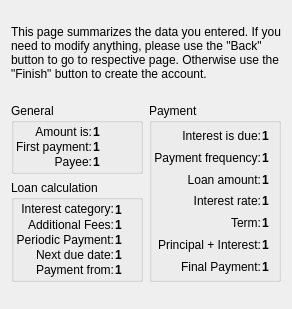
<?xml version="1.0" encoding="UTF-8"?>
<ui version="4.0">
 <class>SummaryWizardPageDecl</class>
 <widget class="QWizardPage" name="SummaryWizardPageDecl">
  <attribute name="title">
    <string>Summary</string>
  </attribute>
  <layout class="QVBoxLayout">
    <property name="margin">
      <number>11</number>
    </property>
    <property name="spacing">
      <number>6</number>
    </property>
    <item>
      <widget class="QLabel" name="TextLabel22_2_2">
        <property name="text">
          <string>
This page summarizes the data you entered. If you need to modify anything, please use the &quot;Back&quot; button to go to respective page. Otherwise use the &quot;Finish&quot; button to create the account.</string>
        </property>
        <property name="alignment">
          <set>Qt::AlignTop</set>
        </property>
        <property name="wordWrap">
          <bool>true</bool>
        </property>
      </widget>
    </item>
    <item>
      <spacer name="Spacer69">
        <property name="sizeHint">
          <size>
            <width>0</width>
            <height>16</height>
          </size>
        </property>
        <property name="sizeType">
          <enum>QSizePolicy::Expanding</enum>
        </property>
        <property name="orientation">
          <enum>Qt::Vertical</enum>
        </property>
      </spacer>
    </item>
    <item>
      <layout class="QHBoxLayout">
        <property name="margin">
          <number>0</number>
        </property>
        <property name="spacing">
          <number>6</number>
        </property>
        <item>
          <layout class="QVBoxLayout">
            <property name="margin">
              <number>0</number>
            </property>
            <property name="spacing">
              <number>6</number>
            </property>
            <item>
              <widget class="QGroupBox" name="GroupBox3">
                <property name="title">
                  <string comment="@title loan general information">General</string>
                </property>
                <layout class="QVBoxLayout">
                  <property name="margin">
                    <number>1</number>
                  </property>
                  <property name="spacing">
                    <number>1</number>
                  </property>
                  <item>
                    <layout class="QGridLayout">
                      <property name="margin">
                        <number>1</number>
                      </property>
                      <property name="spacing">
                        <number>1</number>
                      </property>
                      <item row="2" column="0">
                        <widget class="QLabel" name="TextLabel5_3">
                          <property name="text">
                            <string>Payee:</string>
                          </property>
                          <property name="alignment">
                            <set>Qt::AlignVCenter|Qt::AlignRight</set>
                          </property>
                          <property name="wordWrap">
                            <bool>false</bool>
                          </property>
                        </widget>
                      </item>
                      <item row="0" column="1">
                        <widget class="QLabel" name="m_summaryLoanType">
                          <property name="font">
                            <font>
                              <bold>true</bold>
                            </font>
                          </property>
                          <property name="text">
                            <string>1</string>
                          </property>
                          <property name="textFormat">
                            <enum>Qt::PlainText</enum>
                          </property>
                          <property name="wordWrap">
                            <bool>false</bool>
                          </property>
                        </widget>
                      </item>
                      <item row="2" column="1">
                        <widget class="QLabel" name="m_summaryPayee">
                          <property name="font">
                            <font>
                              <bold>true</bold>
                            </font>
                          </property>
                          <property name="text">
                            <string>1</string>
                          </property>
                          <property name="textFormat">
                            <enum>Qt::PlainText</enum>
                          </property>
                          <property name="wordWrap">
                            <bool>false</bool>
                          </property>
                        </widget>
                      </item>
                      <item row="1" column="0">
                        <widget class="QLabel" name="TextLabel4_4">
                          <property name="text">
                            <string>First payment:</string>
                          </property>
                          <property name="alignment">
                            <set>Qt::AlignVCenter|Qt::AlignRight</set>
                          </property>
                          <property name="wordWrap">
                            <bool>false</bool>
                          </property>
                        </widget>
                      </item>
                      <item row="1" column="1">
                        <widget class="QLabel" name="m_summaryFirstPayment">
                          <property name="font">
                            <font>
                              <bold>true</bold>
                            </font>
                          </property>
                          <property name="text">
                            <string>1</string>
                          </property>
                          <property name="textFormat">
                            <enum>Qt::PlainText</enum>
                          </property>
                          <property name="wordWrap">
                            <bool>false</bool>
                          </property>
                        </widget>
                      </item>
                      <item row="0" column="0">
                        <widget class="QLabel" name="TextLabel3_5">
                          <property name="text">
                            <string>Amount is:</string>
                          </property>
                          <property name="alignment">
                            <set>Qt::AlignVCenter|Qt::AlignRight</set>
                          </property>
                          <property name="wordWrap">
                            <bool>false</bool>
                          </property>
                        </widget>
                      </item>
                    </layout>
                  </item>
                </layout>
              </widget>
            </item>
            <item>
              <widget class="QGroupBox" name="GroupBox2">
                <property name="title">
                  <string>Loan calculation</string>
                </property>
                <layout class="QVBoxLayout">
                  <property name="margin">
                    <number>1</number>
                  </property>
                  <property name="spacing">
                    <number>1</number>
                  </property>
                  <item>
                    <layout class="QGridLayout">
                      <property name="margin">
                        <number>1</number>
                      </property>
                      <property name="spacing">
                        <number>1</number>
                      </property>
                      <item row="3" column="1">
                        <widget class="QLabel" name="m_summaryTotalPeriodicPayment">
                          <property name="font">
                            <font>
                              <bold>true</bold>
                            </font>
                          </property>
                          <property name="text">
                            <string>1</string>
                          </property>
                          <property name="textFormat">
                            <enum>Qt::PlainText</enum>
                          </property>
                          <property name="wordWrap">
                            <bool>false</bool>
                          </property>
                        </widget>
                      </item>
                      <item row="5" column="1">
                        <widget class="QLabel" name="m_summaryPaymentAccount">
                          <property name="font">
                            <font>
                              <bold>true</bold>
                            </font>
                          </property>
                          <property name="text">
                            <string>1</string>
                          </property>
                          <property name="textFormat">
                            <enum>Qt::PlainText</enum>
                          </property>
                          <property name="wordWrap">
                            <bool>false</bool>
                          </property>
                        </widget>
                      </item>
                      <item row="2" column="1">
                        <widget class="QLabel" name="m_summaryAdditionalFees">
                          <property name="font">
                            <font>
                              <bold>true</bold>
                            </font>
                          </property>
                          <property name="text">
                            <string>1</string>
                          </property>
                          <property name="textFormat">
                            <enum>Qt::PlainText</enum>
                          </property>
                          <property name="wordWrap">
                            <bool>false</bool>
                          </property>
                        </widget>
                      </item>
                      <item row="3" column="0">
                        <widget class="QLabel" name="TextLabel15">
                          <property name="text">
                            <string>Periodic Payment:</string>
                          </property>
                          <property name="alignment">
                            <set>Qt::AlignVCenter|Qt::AlignRight</set>
                          </property>
                          <property name="wordWrap">
                            <bool>false</bool>
                          </property>
                        </widget>
                      </item>
                      <item row="1" column="0" rowspan="2" colspan="1">
                        <widget class="QLabel" name="TextLabel14">
                          <property name="text">
                            <string>Additional Fees:</string>
                          </property>
                          <property name="alignment">
                            <set>Qt::AlignVCenter|Qt::AlignRight</set>
                          </property>
                          <property name="wordWrap">
                            <bool>false</bool>
                          </property>
                        </widget>
                      </item>
                      <item row="0" column="0">
                        <widget class="QLabel" name="TextLabel13">
                          <property name="text">
                            <string>Interest category:</string>
                          </property>
                          <property name="alignment">
                            <set>Qt::AlignVCenter|Qt::AlignRight</set>
                          </property>
                          <property name="wordWrap">
                            <bool>false</bool>
                          </property>
                        </widget>
                      </item>
                      <item row="5" column="0">
                        <widget class="QLabel" name="TextLabel17">
                          <property name="text">
                            <string>Payment from:</string>
                          </property>
                          <property name="alignment">
                            <set>Qt::AlignVCenter|Qt::AlignRight</set>
                          </property>
                          <property name="wordWrap">
                            <bool>false</bool>
                          </property>
                        </widget>
                      </item>
                      <item row="0" column="1" rowspan="2" colspan="1">
                        <widget class="QLabel" name="m_summaryInterestCategory">
                          <property name="font">
                            <font>
                              <bold>true</bold>
                            </font>
                          </property>
                          <property name="text">
                            <string>1</string>
                          </property>
                          <property name="textFormat">
                            <enum>Qt::PlainText</enum>
                          </property>
                          <property name="wordWrap">
                            <bool>false</bool>
                          </property>
                        </widget>
                      </item>
                      <item row="4" column="1">
                        <widget class="QLabel" name="m_summaryNextPayment">
                          <property name="font">
                            <font>
                              <bold>true</bold>
                            </font>
                          </property>
                          <property name="text">
                            <string>1</string>
                          </property>
                          <property name="textFormat">
                            <enum>Qt::PlainText</enum>
                          </property>
                          <property name="wordWrap">
                            <bool>false</bool>
                          </property>
                        </widget>
                      </item>
                      <item row="4" column="0">
                        <widget class="QLabel" name="TextLabel16_3">
                          <property name="text">
                            <string>Next due date:</string>
                          </property>
                          <property name="alignment">
                            <set>Qt::AlignVCenter|Qt::AlignRight</set>
                          </property>
                          <property name="wordWrap">
                            <bool>false</bool>
                          </property>
                        </widget>
                      </item>
                    </layout>
                  </item>
                </layout>
              </widget>
            </item>
          </layout>
        </item>
        <item>
          <widget class="QGroupBox" name="GroupBox1">
            <property name="title">
              <string>Payment</string>
            </property>
            <layout class="QVBoxLayout">
              <property name="margin">
                <number>1</number>
              </property>
              <property name="spacing">
                <number>1</number>
              </property>
              <item>
                <layout class="QGridLayout">
                  <property name="margin">
                    <number>1</number>
                  </property>
                  <property name="spacing">
                    <number>1</number>
                  </property>
                  <item row="3" column="1">
                    <widget class="QLabel" name="m_summaryInterestRate">
                      <property name="font">
                        <font>
                          <bold>true</bold>
                        </font>
                      </property>
                      <property name="text">
                        <string>1</string>
                      </property>
                      <property name="textFormat">
                        <enum>Qt::PlainText</enum>
                      </property>
                      <property name="wordWrap">
                        <bool>false</bool>
                      </property>
                    </widget>
                  </item>
                  <item row="4" column="0">
                    <widget class="QLabel" name="TextLabel10_3">
                      <property name="text">
                        <string>Term:</string>
                      </property>
                      <property name="alignment">
                        <set>Qt::AlignVCenter|Qt::AlignRight</set>
                      </property>
                      <property name="wordWrap">
                        <bool>false</bool>
                      </property>
                    </widget>
                  </item>
                  <item row="5" column="1">
                    <widget class="QLabel" name="m_summaryPeriodicPayment">
                      <property name="font">
                        <font>
                          <bold>true</bold>
                        </font>
                      </property>
                      <property name="text">
                        <string>1</string>
                      </property>
                      <property name="textFormat">
                        <enum>Qt::PlainText</enum>
                      </property>
                      <property name="wordWrap">
                        <bool>false</bool>
                      </property>
                    </widget>
                  </item>
                  <item row="3" column="0">
                    <widget class="QLabel" name="TextLabel9_3">
                      <property name="text">
                        <string>Interest rate:</string>
                      </property>
                      <property name="alignment">
                        <set>Qt::AlignVCenter|Qt::AlignRight</set>
                      </property>
                      <property name="wordWrap">
                        <bool>false</bool>
                      </property>
                    </widget>
                  </item>
                  <item row="1" column="1">
                    <widget class="QLabel" name="m_summaryPaymentFrequency">
                      <property name="font">
                        <font>
                          <bold>true</bold>
                        </font>
                      </property>
                      <property name="text">
                        <string>1</string>
                      </property>
                      <property name="textFormat">
                        <enum>Qt::PlainText</enum>
                      </property>
                      <property name="wordWrap">
                        <bool>false</bool>
                      </property>
                    </widget>
                  </item>
                  <item row="6" column="0">
                    <widget class="QLabel" name="TextLabel12">
                      <property name="text">
                        <string>Final Payment:</string>
                      </property>
                      <property name="alignment">
                        <set>Qt::AlignVCenter|Qt::AlignRight</set>
                      </property>
                      <property name="wordWrap">
                        <bool>false</bool>
                      </property>
                    </widget>
                  </item>
                  <item row="4" column="1">
                    <widget class="QLabel" name="m_summaryTerm">
                      <property name="font">
                        <font>
                          <bold>true</bold>
                        </font>
                      </property>
                      <property name="text">
                        <string>1</string>
                      </property>
                      <property name="textFormat">
                        <enum>Qt::PlainText</enum>
                      </property>
                      <property name="wordWrap">
                        <bool>false</bool>
                      </property>
                    </widget>
                  </item>
                  <item row="0" column="0">
                    <widget class="QLabel" name="TextLabel6_4">
                      <property name="text">
                        <string>Interest is due:</string>
                      </property>
                      <property name="alignment">
                        <set>Qt::AlignVCenter|Qt::AlignRight</set>
                      </property>
                      <property name="wordWrap">
                        <bool>false</bool>
                      </property>
                    </widget>
                  </item>
                  <item row="2" column="1">
                    <widget class="QLabel" name="m_summaryAmount">
                      <property name="font">
                        <font>
                          <bold>true</bold>
                        </font>
                      </property>
                      <property name="text">
                        <string>1</string>
                      </property>
                      <property name="textFormat">
                        <enum>Qt::PlainText</enum>
                      </property>
                      <property name="wordWrap">
                        <bool>false</bool>
                      </property>
                    </widget>
                  </item>
                  <item row="5" column="0">
                    <widget class="QLabel" name="TextLabel11_4">
                      <property name="text">
                        <string>Principal + Interest:</string>
                      </property>
                      <property name="alignment">
                        <set>Qt::AlignVCenter|Qt::AlignRight</set>
                      </property>
                      <property name="wordWrap">
                        <bool>false</bool>
                      </property>
                    </widget>
                  </item>
                  <item row="6" column="1">
                    <widget class="QLabel" name="m_summaryBalloonPayment">
                      <property name="font">
                        <font>
                          <bold>true</bold>
                        </font>
                      </property>
                      <property name="text">
                        <string>1</string>
                      </property>
                      <property name="textFormat">
                        <enum>Qt::PlainText</enum>
                      </property>
                      <property name="wordWrap">
                        <bool>false</bool>
                      </property>
                    </widget>
                  </item>
                  <item row="2" column="0">
                    <widget class="QLabel" name="TextLabel8_4">
                      <property name="text">
                        <string>Loan amount:</string>
                      </property>
                      <property name="alignment">
                        <set>Qt::AlignVCenter|Qt::AlignRight</set>
                      </property>
                      <property name="wordWrap">
                        <bool>false</bool>
                      </property>
                    </widget>
                  </item>
                  <item row="1" column="0">
                    <widget class="QLabel" name="TextLabel7">
                      <property name="text">
                        <string>Payment frequency:</string>
                      </property>
                      <property name="alignment">
                        <set>Qt::AlignVCenter|Qt::AlignRight</set>
                      </property>
                      <property name="wordWrap">
                        <bool>false</bool>
                      </property>
                    </widget>
                  </item>
                  <item row="0" column="1">
                    <widget class="QLabel" name="m_summaryInterestDue">
                      <property name="font">
                        <font>
                          <bold>true</bold>
                        </font>
                      </property>
                      <property name="text">
                        <string>1</string>
                      </property>
                      <property name="textFormat">
                        <enum>Qt::PlainText</enum>
                      </property>
                      <property name="wordWrap">
                        <bool>false</bool>
                      </property>
                    </widget>
                  </item>
                </layout>
              </item>
            </layout>
          </widget>
        </item>
      </layout>
    </item>
    <item>
      <spacer name="Spacer70">
        <property name="sizeHint">
          <size>
            <width>0</width>
            <height>16</height>
          </size>
        </property>
        <property name="sizeType">
          <enum>QSizePolicy::Expanding</enum>
        </property>
        <property name="orientation">
          <enum>Qt::Vertical</enum>
        </property>
      </spacer>
    </item>
  </layout>
 </widget>
 <resources/>
 <connections/>
 <customwidgets>
 </customwidgets>
 <tabstops>
 </tabstops>
</ui>
